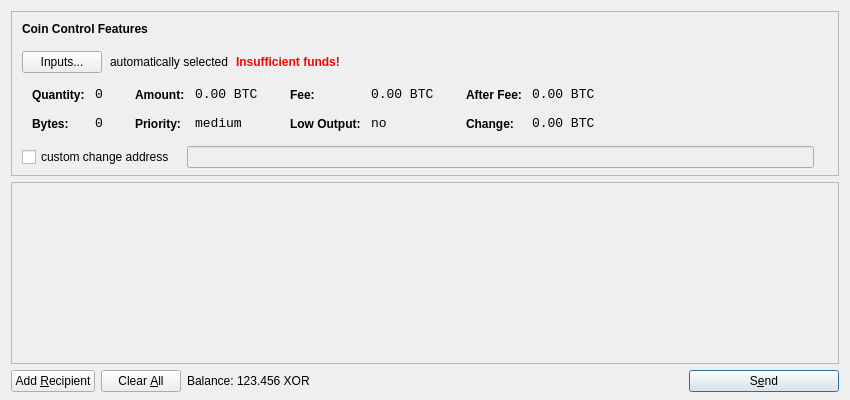
<?xml version="1.0" encoding="UTF-8"?>
<ui version="4.0">
 <class>SendCoinsDialog</class>
 <widget class="QDialog" name="SendCoinsDialog">
  <property name="geometry">
   <rect>
    <x>0</x>
    <y>0</y>
    <width>850</width>
    <height>400</height>
   </rect>
  </property>
  <property name="windowTitle">
   <string>Send Coins</string>
  </property>
  <layout class="QVBoxLayout" name="verticalLayout" stretch="0,1,0">
   <property name="bottomMargin">
    <number>8</number>
   </property>
   <item>
    <widget class="QFrame" name="frameCoinControl">
     <property name="sizePolicy">
      <sizepolicy hsizetype="Expanding" vsizetype="Expanding">
       <horstretch>0</horstretch>
       <verstretch>0</verstretch>
      </sizepolicy>
     </property>
     <property name="maximumSize">
      <size>
       <width>16777215</width>
       <height>16777215</height>
      </size>
     </property>
     <property name="frameShape">
      <enum>QFrame::StyledPanel</enum>
     </property>
     <property name="frameShadow">
      <enum>QFrame::Sunken</enum>
     </property>
     <layout class="QVBoxLayout" name="verticalLayoutCoinControl2">
      <property name="spacing">
       <number>-1</number>
      </property>
      <property name="leftMargin">
       <number>0</number>
      </property>
      <property name="topMargin">
       <number>0</number>
      </property>
      <property name="rightMargin">
       <number>0</number>
      </property>
      <property name="bottomMargin">
       <number>6</number>
      </property>
      <item>
       <layout class="QVBoxLayout" name="verticalLayoutCoinControl" stretch="0,0,0,0,1">
        <property name="spacing">
         <number>0</number>
        </property>
        <property name="leftMargin">
         <number>10</number>
        </property>
        <property name="topMargin">
         <number>10</number>
        </property>
        <item>
         <layout class="QHBoxLayout" name="horizontalLayoutCoinControl1">
          <property name="bottomMargin">
           <number>15</number>
          </property>
          <item>
           <widget class="QLabel" name="labelCoinControlFeatures">
            <property name="sizePolicy">
             <sizepolicy hsizetype="Preferred" vsizetype="Maximum">
              <horstretch>0</horstretch>
              <verstretch>0</verstretch>
             </sizepolicy>
            </property>
            <property name="font">
             <font>
              <weight>75</weight>
              <bold>true</bold>
             </font>
            </property>
            <property name="styleSheet">
             <string notr="true">font-weight:bold;</string>
            </property>
            <property name="text">
             <string>Coin Control Features</string>
            </property>
           </widget>
          </item>
         </layout>
        </item>
        <item>
         <layout class="QHBoxLayout" name="horizontalLayoutCoinControl2" stretch="0,0,0,0">
          <property name="spacing">
           <number>8</number>
          </property>
          <property name="bottomMargin">
           <number>10</number>
          </property>
          <item>
           <widget class="QPushButton" name="pushButtonCoinControl">
            <property name="styleSheet">
             <string notr="true"/>
            </property>
            <property name="text">
             <string>Inputs...</string>
            </property>
           </widget>
          </item>
          <item>
           <widget class="QLabel" name="labelCoinControlAutomaticallySelected">
            <property name="text">
             <string>automatically selected</string>
            </property>
            <property name="margin">
             <number>5</number>
            </property>
           </widget>
          </item>
          <item>
           <widget class="QLabel" name="labelCoinControlInsuffFunds">
            <property name="font">
             <font>
              <weight>75</weight>
              <bold>true</bold>
             </font>
            </property>
            <property name="styleSheet">
             <string notr="true">color:red;font-weight:bold;</string>
            </property>
            <property name="text">
             <string>Insufficient funds!</string>
            </property>
            <property name="margin">
             <number>5</number>
            </property>
           </widget>
          </item>
          <item>
           <spacer name="horizontalSpacerCoinControl">
            <property name="orientation">
             <enum>Qt::Horizontal</enum>
            </property>
            <property name="sizeHint" stdset="0">
             <size>
              <width>40</width>
              <height>1</height>
             </size>
            </property>
           </spacer>
          </item>
         </layout>
        </item>
        <item>
         <widget class="QWidget" name="widgetCoinControl" native="true">
          <property name="sizePolicy">
           <sizepolicy hsizetype="Preferred" vsizetype="Preferred">
            <horstretch>0</horstretch>
            <verstretch>0</verstretch>
           </sizepolicy>
          </property>
          <property name="minimumSize">
           <size>
            <width>0</width>
            <height>0</height>
           </size>
          </property>
          <property name="styleSheet">
           <string notr="true"/>
          </property>
          <layout class="QHBoxLayout" name="horizontalLayoutCoinControl5">
           <property name="margin">
            <number>0</number>
           </property>
           <item>
            <layout class="QHBoxLayout" name="horizontalLayoutCoinControl3" stretch="0,0,0,1">
             <property name="spacing">
              <number>20</number>
             </property>
             <property name="topMargin">
              <number>0</number>
             </property>
             <property name="bottomMargin">
              <number>10</number>
             </property>
             <item>
              <layout class="QFormLayout" name="formLayoutCoinControl1">
               <property name="horizontalSpacing">
                <number>10</number>
               </property>
               <property name="verticalSpacing">
                <number>14</number>
               </property>
               <property name="leftMargin">
                <number>10</number>
               </property>
               <property name="topMargin">
                <number>4</number>
               </property>
               <property name="rightMargin">
                <number>6</number>
               </property>
               <item row="0" column="0">
                <widget class="QLabel" name="labelCoinControlQuantityText">
                 <property name="styleSheet">
                  <string notr="true">font-weight:bold;</string>
                 </property>
                 <property name="text">
                  <string>Quantity:</string>
                 </property>
                 <property name="margin">
                  <number>0</number>
                 </property>
                </widget>
               </item>
               <item row="0" column="1">
                <widget class="QLabel" name="labelCoinControlQuantity">
                 <property name="font">
                  <font>
                   <family>Monospace</family>
                   <pointsize>10</pointsize>
                  </font>
                 </property>
                 <property name="cursor">
                  <cursorShape>IBeamCursor</cursorShape>
                 </property>
                 <property name="contextMenuPolicy">
                  <enum>Qt::ActionsContextMenu</enum>
                 </property>
                 <property name="text">
                  <string notr="true">0</string>
                 </property>
                 <property name="margin">
                  <number>0</number>
                 </property>
                 <property name="textInteractionFlags">
                  <set>Qt::LinksAccessibleByMouse|Qt::TextSelectableByKeyboard|Qt::TextSelectableByMouse</set>
                 </property>
                </widget>
               </item>
               <item row="1" column="0">
                <widget class="QLabel" name="labelCoinControlBytesText">
                 <property name="styleSheet">
                  <string notr="true">font-weight:bold;</string>
                 </property>
                 <property name="text">
                  <string>Bytes:</string>
                 </property>
                </widget>
               </item>
               <item row="1" column="1">
                <widget class="QLabel" name="labelCoinControlBytes">
                 <property name="font">
                  <font>
                   <family>Monospace</family>
                   <pointsize>10</pointsize>
                  </font>
                 </property>
                 <property name="cursor">
                  <cursorShape>IBeamCursor</cursorShape>
                 </property>
                 <property name="contextMenuPolicy">
                  <enum>Qt::ActionsContextMenu</enum>
                 </property>
                 <property name="text">
                  <string notr="true">0</string>
                 </property>
                 <property name="textInteractionFlags">
                  <set>Qt::LinksAccessibleByMouse|Qt::TextSelectableByKeyboard|Qt::TextSelectableByMouse</set>
                 </property>
                </widget>
               </item>
              </layout>
             </item>
             <item>
              <layout class="QFormLayout" name="formLayoutCoinControl2">
               <property name="horizontalSpacing">
                <number>10</number>
               </property>
               <property name="verticalSpacing">
                <number>14</number>
               </property>
               <property name="leftMargin">
                <number>6</number>
               </property>
               <property name="topMargin">
                <number>4</number>
               </property>
               <property name="rightMargin">
                <number>6</number>
               </property>
               <item row="0" column="0">
                <widget class="QLabel" name="labelCoinControlAmountText">
                 <property name="styleSheet">
                  <string notr="true">font-weight:bold;</string>
                 </property>
                 <property name="text">
                  <string>Amount:</string>
                 </property>
                 <property name="margin">
                  <number>0</number>
                 </property>
                </widget>
               </item>
               <item row="0" column="1">
                <widget class="QLabel" name="labelCoinControlAmount">
                 <property name="font">
                  <font>
                   <family>Monospace</family>
                   <pointsize>10</pointsize>
                  </font>
                 </property>
                 <property name="cursor">
                  <cursorShape>IBeamCursor</cursorShape>
                 </property>
                 <property name="contextMenuPolicy">
                  <enum>Qt::ActionsContextMenu</enum>
                 </property>
                 <property name="text">
                  <string notr="true">0.00 BTC</string>
                 </property>
                 <property name="textInteractionFlags">
                  <set>Qt::LinksAccessibleByMouse|Qt::TextSelectableByKeyboard|Qt::TextSelectableByMouse</set>
                 </property>
                </widget>
               </item>
               <item row="1" column="0">
                <widget class="QLabel" name="labelCoinControlPriorityText">
                 <property name="styleSheet">
                  <string notr="true">font-weight:bold;</string>
                 </property>
                 <property name="text">
                  <string>Priority:</string>
                 </property>
                </widget>
               </item>
               <item row="1" column="1">
                <widget class="QLabel" name="labelCoinControlPriority">
                 <property name="font">
                  <font>
                   <family>Monospace</family>
                   <pointsize>10</pointsize>
                  </font>
                 </property>
                 <property name="cursor">
                  <cursorShape>IBeamCursor</cursorShape>
                 </property>
                 <property name="contextMenuPolicy">
                  <enum>Qt::ActionsContextMenu</enum>
                 </property>
                 <property name="text">
                  <string>medium</string>
                 </property>
                 <property name="textInteractionFlags">
                  <set>Qt::LinksAccessibleByMouse|Qt::TextSelectableByKeyboard|Qt::TextSelectableByMouse</set>
                 </property>
                </widget>
               </item>
              </layout>
             </item>
             <item>
              <layout class="QFormLayout" name="formLayoutCoinControl3">
               <property name="horizontalSpacing">
                <number>10</number>
               </property>
               <property name="verticalSpacing">
                <number>14</number>
               </property>
               <property name="leftMargin">
                <number>6</number>
               </property>
               <property name="topMargin">
                <number>4</number>
               </property>
               <property name="rightMargin">
                <number>6</number>
               </property>
               <item row="0" column="0">
                <widget class="QLabel" name="labelCoinControlFeeText">
                 <property name="styleSheet">
                  <string notr="true">font-weight:bold;</string>
                 </property>
                 <property name="text">
                  <string>Fee:</string>
                 </property>
                 <property name="margin">
                  <number>0</number>
                 </property>
                </widget>
               </item>
               <item row="0" column="1">
                <widget class="QLabel" name="labelCoinControlFee">
                 <property name="font">
                  <font>
                   <family>Monospace</family>
                   <pointsize>10</pointsize>
                  </font>
                 </property>
                 <property name="cursor">
                  <cursorShape>IBeamCursor</cursorShape>
                 </property>
                 <property name="contextMenuPolicy">
                  <enum>Qt::ActionsContextMenu</enum>
                 </property>
                 <property name="text">
                  <string notr="true">0.00 BTC</string>
                 </property>
                 <property name="textInteractionFlags">
                  <set>Qt::LinksAccessibleByMouse|Qt::TextSelectableByKeyboard|Qt::TextSelectableByMouse</set>
                 </property>
                </widget>
               </item>
               <item row="1" column="0">
                <widget class="QLabel" name="labelCoinControlLowOutputText">
                 <property name="styleSheet">
                  <string notr="true">font-weight:bold;</string>
                 </property>
                 <property name="text">
                  <string>Low Output:</string>
                 </property>
                </widget>
               </item>
               <item row="1" column="1">
                <widget class="QLabel" name="labelCoinControlLowOutput">
                 <property name="font">
                  <font>
                   <family>Monospace</family>
                   <pointsize>10</pointsize>
                  </font>
                 </property>
                 <property name="cursor">
                  <cursorShape>IBeamCursor</cursorShape>
                 </property>
                 <property name="contextMenuPolicy">
                  <enum>Qt::ActionsContextMenu</enum>
                 </property>
                 <property name="text">
                  <string>no</string>
                 </property>
                 <property name="textInteractionFlags">
                  <set>Qt::LinksAccessibleByMouse|Qt::TextSelectableByKeyboard|Qt::TextSelectableByMouse</set>
                 </property>
                </widget>
               </item>
              </layout>
             </item>
             <item>
              <layout class="QFormLayout" name="formLayoutCoinControl4">
               <property name="horizontalSpacing">
                <number>10</number>
               </property>
               <property name="verticalSpacing">
                <number>14</number>
               </property>
               <property name="leftMargin">
                <number>6</number>
               </property>
               <property name="topMargin">
                <number>4</number>
               </property>
               <property name="rightMargin">
                <number>6</number>
               </property>
               <item row="0" column="0">
                <widget class="QLabel" name="labelCoinControlAfterFeeText">
                 <property name="styleSheet">
                  <string notr="true">font-weight:bold;</string>
                 </property>
                 <property name="text">
                  <string>After Fee:</string>
                 </property>
                 <property name="margin">
                  <number>0</number>
                 </property>
                </widget>
               </item>
               <item row="0" column="1">
                <widget class="QLabel" name="labelCoinControlAfterFee">
                 <property name="font">
                  <font>
                   <family>Monospace</family>
                   <pointsize>10</pointsize>
                  </font>
                 </property>
                 <property name="cursor">
                  <cursorShape>IBeamCursor</cursorShape>
                 </property>
                 <property name="contextMenuPolicy">
                  <enum>Qt::ActionsContextMenu</enum>
                 </property>
                 <property name="text">
                  <string notr="true">0.00 BTC</string>
                 </property>
                 <property name="textInteractionFlags">
                  <set>Qt::LinksAccessibleByMouse|Qt::TextSelectableByKeyboard|Qt::TextSelectableByMouse</set>
                 </property>
                </widget>
               </item>
               <item row="1" column="0">
                <widget class="QLabel" name="labelCoinControlChangeText">
                 <property name="styleSheet">
                  <string notr="true">font-weight:bold;</string>
                 </property>
                 <property name="text">
                  <string>Change:</string>
                 </property>
                </widget>
               </item>
               <item row="1" column="1">
                <widget class="QLabel" name="labelCoinControlChange">
                 <property name="font">
                  <font>
                   <family>Monospace</family>
                   <pointsize>10</pointsize>
                  </font>
                 </property>
                 <property name="cursor">
                  <cursorShape>IBeamCursor</cursorShape>
                 </property>
                 <property name="contextMenuPolicy">
                  <enum>Qt::ActionsContextMenu</enum>
                 </property>
                 <property name="text">
                  <string notr="true">0.00 BTC</string>
                 </property>
                 <property name="textInteractionFlags">
                  <set>Qt::LinksAccessibleByMouse|Qt::TextSelectableByKeyboard|Qt::TextSelectableByMouse</set>
                 </property>
                </widget>
               </item>
              </layout>
             </item>
            </layout>
           </item>
          </layout>
         </widget>
        </item>
        <item>
         <layout class="QHBoxLayout" name="horizontalLayoutCoinControl4" stretch="0,0,0">
          <property name="spacing">
           <number>12</number>
          </property>
          <property name="sizeConstraint">
           <enum>QLayout::SetDefaultConstraint</enum>
          </property>
          <property name="topMargin">
           <number>5</number>
          </property>
          <property name="rightMargin">
           <number>5</number>
          </property>
          <item>
           <widget class="QCheckBox" name="checkBoxCoinControlChange">
            <property name="text">
             <string>custom change address</string>
            </property>
           </widget>
          </item>
          <item>
           <widget class="QLineEdit" name="lineEditCoinControlChange">
            <property name="enabled">
             <bool>false</bool>
            </property>
            <property name="sizePolicy">
             <sizepolicy hsizetype="Expanding" vsizetype="Fixed">
              <horstretch>0</horstretch>
              <verstretch>0</verstretch>
             </sizepolicy>
            </property>
           </widget>
          </item>
          <item>
           <widget class="QLabel" name="labelCoinControlChangeLabel">
            <property name="sizePolicy">
             <sizepolicy hsizetype="Preferred" vsizetype="Expanding">
              <horstretch>0</horstretch>
              <verstretch>0</verstretch>
             </sizepolicy>
            </property>
            <property name="minimumSize">
             <size>
              <width>0</width>
              <height>0</height>
             </size>
            </property>
            <property name="text">
             <string/>
            </property>
            <property name="margin">
             <number>3</number>
            </property>
           </widget>
          </item>
         </layout>
        </item>
        <item>
         <spacer name="verticalSpacerCoinControl">
          <property name="orientation">
           <enum>Qt::Vertical</enum>
          </property>
          <property name="sizeHint" stdset="0">
           <size>
            <width>800</width>
            <height>1</height>
           </size>
          </property>
         </spacer>
        </item>
       </layout>
      </item>
     </layout>
    </widget>
   </item>
   <item>
    <widget class="QScrollArea" name="scrollArea">
     <property name="widgetResizable">
      <bool>true</bool>
     </property>
     <widget class="QWidget" name="scrollAreaWidgetContents">
      <property name="geometry">
       <rect>
        <x>0</x>
        <y>0</y>
        <width>830</width>
        <height>165</height>
       </rect>
      </property>
      <layout class="QVBoxLayout" name="verticalLayout_2">
       <property name="margin">
        <number>0</number>
       </property>
       <item>
        <layout class="QVBoxLayout" name="entries">
         <property name="spacing">
          <number>6</number>
         </property>
        </layout>
       </item>
       <item>
        <spacer name="verticalSpacer">
         <property name="orientation">
          <enum>Qt::Vertical</enum>
         </property>
         <property name="sizeHint" stdset="0">
          <size>
           <width>20</width>
           <height>40</height>
          </size>
         </property>
        </spacer>
       </item>
      </layout>
     </widget>
    </widget>
   </item>
   <item>
    <layout class="QHBoxLayout" name="horizontalLayout">
     <item>
      <widget class="QPushButton" name="addButton">
       <property name="toolTip">
        <string>Send to multiple recipients at once</string>
       </property>
       <property name="text">
        <string>Add &amp;Recipient</string>
       </property>
       <property name="icon">
        <iconset resource="../bitcoin.qrc">
         <normaloff>:/icons/add</normaloff>:/icons/add</iconset>
       </property>
       <property name="autoDefault">
        <bool>false</bool>
       </property>
      </widget>
     </item>
     <item>
      <widget class="QPushButton" name="clearButton">
       <property name="sizePolicy">
        <sizepolicy hsizetype="Minimum" vsizetype="Fixed">
         <horstretch>0</horstretch>
         <verstretch>0</verstretch>
        </sizepolicy>
       </property>
       <property name="toolTip">
        <string>Remove all transaction fields</string>
       </property>
       <property name="text">
        <string>Clear &amp;All</string>
       </property>
       <property name="icon">
        <iconset resource="../bitcoin.qrc">
         <normaloff>:/icons/remove</normaloff>:/icons/remove</iconset>
       </property>
       <property name="autoRepeatDelay">
        <number>300</number>
       </property>
       <property name="autoDefault">
        <bool>false</bool>
       </property>
      </widget>
     </item>
     <item>
      <layout class="QHBoxLayout" name="horizontalLayout_2">
       <property name="spacing">
        <number>3</number>
       </property>
       <item>
        <widget class="QLabel" name="label">
         <property name="text">
          <string>Balance:</string>
         </property>
        </widget>
       </item>
       <item>
        <widget class="QLabel" name="labelBalance">
         <property name="cursor">
          <cursorShape>IBeamCursor</cursorShape>
         </property>
         <property name="text">
          <string>123.456 XOR</string>
         </property>
         <property name="textInteractionFlags">
          <set>Qt::LinksAccessibleByMouse|Qt::TextSelectableByKeyboard|Qt::TextSelectableByMouse</set>
         </property>
        </widget>
       </item>
      </layout>
     </item>
     <item>
      <spacer name="horizontalSpacer">
       <property name="orientation">
        <enum>Qt::Horizontal</enum>
       </property>
       <property name="sizeHint" stdset="0">
        <size>
         <width>40</width>
         <height>20</height>
        </size>
       </property>
      </spacer>
     </item>
     <item>
      <widget class="QPushButton" name="sendButton">
       <property name="minimumSize">
        <size>
         <width>150</width>
         <height>0</height>
        </size>
       </property>
       <property name="toolTip">
        <string>Confirm the send action</string>
       </property>
       <property name="text">
        <string>S&amp;end</string>
       </property>
       <property name="icon">
        <iconset resource="../bitcoin.qrc">
         <normaloff>:/icons/send</normaloff>:/icons/send</iconset>
       </property>
       <property name="default">
        <bool>true</bool>
       </property>
      </widget>
     </item>
    </layout>
   </item>
  </layout>
 </widget>
 <resources>
  <include location="../bitcoin.qrc"/>
 </resources>
 <connections/>
</ui>
